Frame 1 (no input): blank canvas, image omitted
Frame 60 (the mouse pressed at the canvas centre just before this capture): blank canvas, image omitted
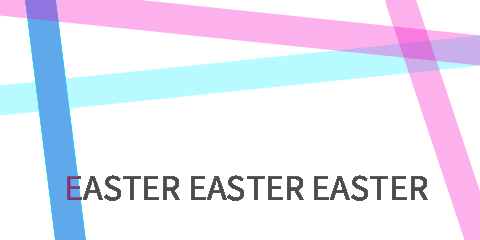
Frame 120 (the mouse held since frame 60 and released just before this capture)

The Processing sketch whose frames 1 and 60 were blank and that drew this single picture after the mouse press (run headless with seeded random() and noise(); from frame 60 on, the mouse is pressed at the canvas centre):

// Processing sketch: processing_116270
// ── processing_116270.pde

String quote = "EASTER EASTER EASTER";

void setup(){
  size(480,240);
  smooth();
  strokeWeight(30);
  textSize(36);
}

void draw(){
  background(255);
  stroke(255);
  fill(139,0,255);
  for(int i =0; i<500;i++){
  line(40,0,70,height);
  if(mousePressed == true){
    stroke(24,240,295,80);
    fill(random(200));
    text(quote, width/7.5, height/1.2);
  }
  }
  line(0,100,width,50);
  if(mousePressed == true){
    stroke(247,5,195,80);
  }
  line(40,0,70,height);
  line(0,0,width,50);
  line(400, 0, width, height);
}
